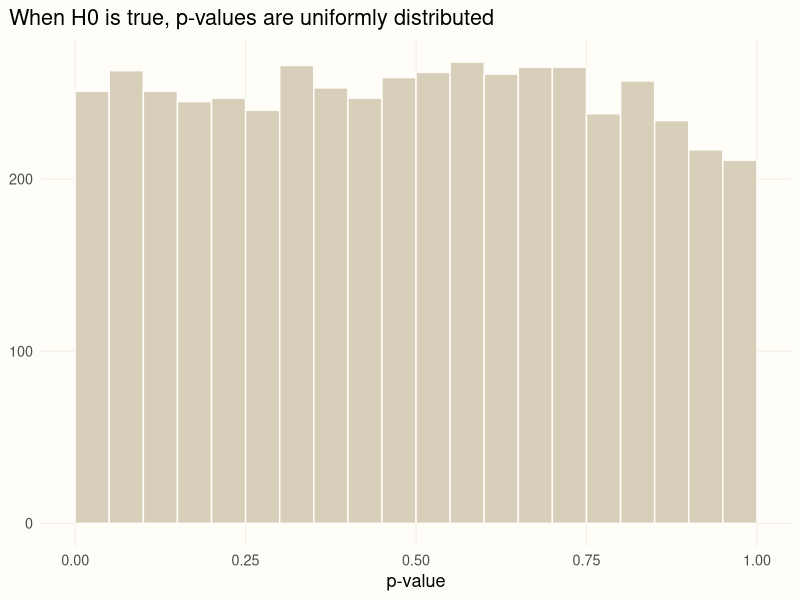
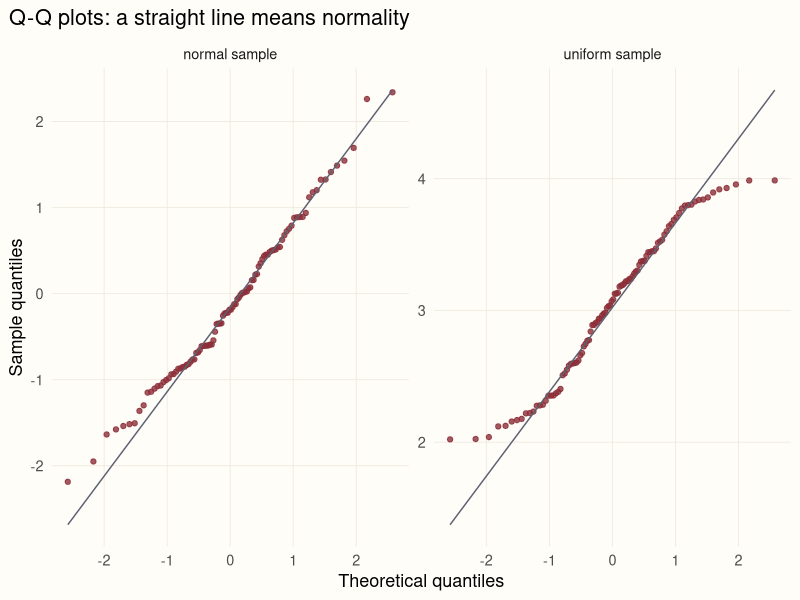

Here is the R script that generated these plots, in order:
## ---- chunk 1
library(ggplot2)

# A shared look for the figures in this series
accent <- "#8c2f39"; gold <- "#b08d4a"; ink <- "#5d6070"
theme_set(
  theme_minimal(base_size = 13) +
    theme(plot.background = element_rect(fill = "#FFFDF8", colour = NA),
          panel.grid.minor = element_blank(),
          panel.grid.major = element_line(colour = "#EEEAE0", linewidth = 0.3),
          plot.title.position = "plot")
)
## ---- chunk 2
#| fig-alt: "Histogram of 5,000 p-values from tests where the null hypothesis is true. The bars are roughly equal in height, so p-values are uniformly distributed."
set.seed(3)
p_null <- replicate(5000, t.test(rnorm(30, mean = 55, sd = 4), mu = 55)$p.value)

mean(p_null < 0.05)

ggplot(data.frame(p = p_null), aes(p)) +
  geom_histogram(breaks = seq(0, 1, 0.05), fill = "#d8cfba", colour = "#FFFDF8") +
  labs(x = "p-value", y = NULL,
       title = "When H0 is true, p-values are uniformly distributed")
## ---- chunk 3
set.seed(11)
normal_sample  <- rnorm(100, mean = 0, sd = 1)
uniform_sample <- runif(100, min = 2, max = 4)

shapiro.test(normal_sample)
shapiro.test(uniform_sample)
## ---- chunk 4
#| fig-alt: "Two Q-Q plots. The normal sample follows the straight line; the uniform sample curves away from it in an S shape."
qq <- rbind(data.frame(sample = "normal sample",  x = normal_sample),
            data.frame(sample = "uniform sample", x = uniform_sample))

ggplot(qq, aes(sample = x)) +
  stat_qq(colour = accent, alpha = 0.8) +
  stat_qq_line(colour = ink) +
  facet_wrap(~ sample, scales = "free_y") +
  labs(x = "Theoretical quantiles", y = "Sample quantiles",
       title = "Q-Q plots: a straight line means normality")
## ---- chunk 5
set.seed(2026)
flock <- rnorm(30, mean = 57, sd = 4)

shapiro.test(flock)$p.value    # normality looks fine
t.test(flock, mu = 55)
## ---- chunk 6
t_stat <- (mean(flock) - 55) / (sd(flock) / sqrt(length(flock)))
t_stat
2 * pt(-abs(t_stat), df = length(flock) - 1)   # two-sided p-value
## ---- chunk 7
sigma <- 4                                   # known population sd
z <- (mean(flock) - 55) / (sigma / sqrt(length(flock)))
c(z = z, p = 2 * pnorm(-abs(z)))

mean(flock) + c(-1, 1) * qnorm(0.975) * sigma / sqrt(length(flock))   # 95% CI
## ---- chunk 8
t.test(uniform_sample, mu = 3)$p.value
wilcox.test(uniform_sample, mu = 3)
